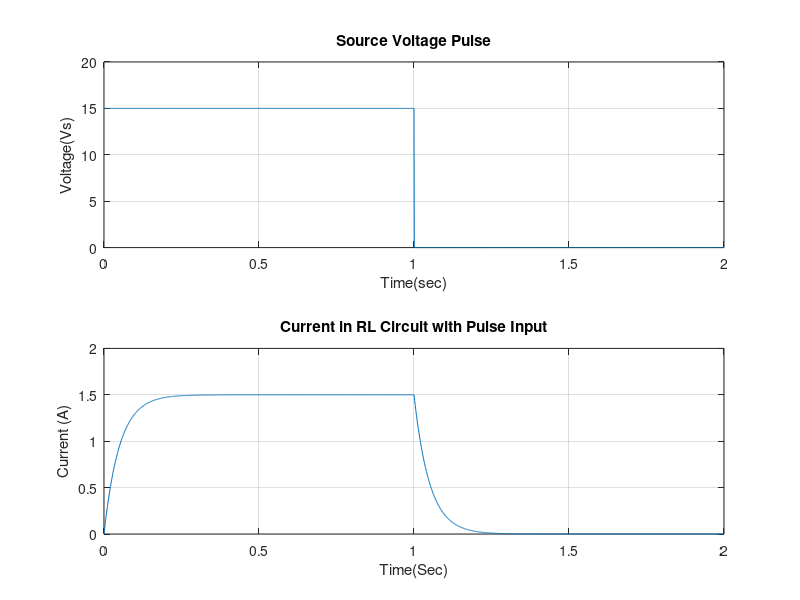

Write MATLAB code to recreate this figure. (Note: this script raises an error after producing the figure.)
% estudioTransitorioRL.m


% Escribir datos en un fichero
% Borra el workspace y carga el fichero para hacer los graficos
clear; clc;
close all;

% Datos
R = 10;
L = 500e-3;
V = 15;

% Abrir fichero
fid1=fopen('data.dat','w');

% Intervalo de tiempo
for t = 0:0.001:2;
    if t<=1
        iSol = (V/R)*(1-exp(-R*t/L));  % ecuacion 1 . Solucion analitica
        Vs = 15;
    else
        iSol = (V/R)*exp(-R*(t-1)/L); % ecuacion 2 . Solucion analitica
        Vs = 0;
    end % fin del bucle if

fprintf(fid1,'%2.4f %2.4f %2.4f\n', t,iSol,Vs);
end; % fin del bucle for

fclose(fid1); clear all
load data.dat
t = data(:,1); i = data(:,2); Vs=data(:,3);

%Graficar
subplot(2,1,1), plot(t,Vs);grid;
ylabel ('Voltage(Vs)');
xlabel ('Time(sec)');
title('Source Voltage Pulse');

subplot(2,1,2),plot(t,i);grid;
ylabel('Current (A)');
xlabel('Time(Sec)');
title('Current in RL Circuit with Pulse Input');
%%
%% Solucion numerica

% Limpiar
clear; clc;

% Datos
global R L V
t = input('Tiempo final (sec): ');
R = input('Valor resistencia (ohms): ');
L = input('Valor inductancia (mH): ');
V = input('Valor fuente alimentacion (v): ');
L = L *1e-3;

% Global R L V; V =15; R = 10; L = 500e-3; t = 2;
X0=[0];
tspan=[0 t];
[t,i]=ode45(@funcRL, tspan,X0);
t1 = [0 1 1 2];
Vs = [15 15 0 0];
subplot(2,1,1),plot(t1,Vs),title('Soruce Voltage');
ylabel('Vs(V)'); grid
subplot(2,1,2);plot(t,i);title('Circuit Current');
xlabel('t(Sec)'); ylabel('(I(A)'); grid

%% FUNCION RL
% funcRL.m

function idot = funcRL(t, iSol)
global R L V
if t<=1
    V = 15;
else
    V = 0;
end
idot = (1/L)*(V-iSol*R);
end